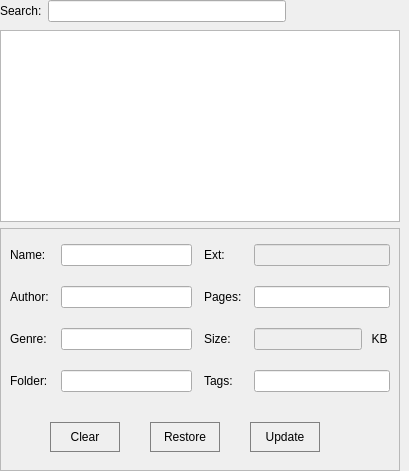
         <widget class="QFrame" name="frameMainRight">
          <property name="sizePolicy">
           <sizepolicy hsizetype="Preferred" vsizetype="Preferred">
            <horstretch>6</horstretch>
            <verstretch>0</verstretch>
           </sizepolicy>
          </property>
          <property name="baseSize">
           <size>
            <width>0</width>
            <height>0</height>
           </size>
          </property>
          <property name="styleSheet">
           <string notr="true">QFrame#frameMainRight
{

border: 0px;
}</string>
          </property>
          <layout class="QVBoxLayout" name="vertLayMainRight" stretch="0,30,21">
           <property name="spacing">
            <number>6</number>
           </property>
           <property name="leftMargin">
            <number>0</number>
           </property>
           <property name="topMargin">
            <number>0</number>
           </property>
           <property name="rightMargin">
            <number>9</number>
           </property>
           <property name="bottomMargin">
            <number>0</number>
           </property>
           <item>
            <widget class="QFrame" name="frameSearchToolBar">
             <property name="sizePolicy">
              <sizepolicy hsizetype="Preferred" vsizetype="Preferred">
               <horstretch>0</horstretch>
               <verstretch>0</verstretch>
              </sizepolicy>
             </property>
             <property name="styleSheet">
              <string notr="true">QFrame {
border: 0px;
}</string>
             </property>
             <layout class="QHBoxLayout" name="horLaySearchBar">
              <property name="spacing">
               <number>6</number>
              </property>
              <property name="sizeConstraint">
               <enum>QLayout::SetMinimumSize</enum>
              </property>
              <property name="leftMargin">
               <number>0</number>
              </property>
              <property name="topMargin">
               <number>0</number>
              </property>
              <property name="rightMargin">
               <number>0</number>
              </property>
              <property name="bottomMargin">
               <number>2</number>
              </property>
              <item>
               <widget class="QLabel" name="labelSearchBar">
                <property name="text">
                 <string>Search:</string>
                </property>
               </widget>
              </item>
              <item>
               <widget class="QLineEdit" name="textSearchBar">
                <property name="sizePolicy">
                 <sizepolicy hsizetype="Expanding" vsizetype="Expanding">
                  <horstretch>0</horstretch>
                  <verstretch>0</verstretch>
                 </sizepolicy>
                </property>
                <property name="maximumSize">
                 <size>
                  <width>16777215</width>
                  <height>26</height>
                 </size>
                </property>
                <property name="contextMenuPolicy">
                 <enum>Qt::DefaultContextMenu</enum>
                </property>
               </widget>
              </item>
              <item>
               <widget class="QPushButton" name="buttonSearchString">
                <property name="cursor">
                 <cursorShape>PointingHandCursor</cursorShape>
                </property>
                <property name="toolTip">
                 <string>Search String</string>
                </property>
                <property name="styleSheet">
                 <string notr="true">border: 0px;</string>
                </property>
                <property name="text">
                 <string/>
                </property>
                <property name="icon">
                 <iconset resource="../resources/images.qrc">
                  <normaloff>:/icons/search_icon.png</normaloff>:/icons/search_icon.png</iconset>
                </property>
                <property name="iconSize">
                 <size>
                  <width>25</width>
                  <height>20</height>
                 </size>
                </property>
                <property name="flat">
                 <bool>true</bool>
                </property>
               </widget>
              </item>
              <item>
               <widget class="QPushButton" name="buttonClearSearch">
                <property name="cursor">
                 <cursorShape>PointingHandCursor</cursorShape>
                </property>
                <property name="toolTip">
                 <string>Clear Search</string>
                </property>
                <property name="styleSheet">
                 <string notr="true">border: 0px;</string>
                </property>
                <property name="text">
                 <string/>
                </property>
                <property name="icon">
                 <iconset resource="../resources/images.qrc">
                  <normaloff>:/icons/clear_search_white_icon.png</normaloff>:/icons/clear_search_white_icon.png</iconset>
                </property>
                <property name="iconSize">
                 <size>
                  <width>25</width>
                  <height>20</height>
                 </size>
                </property>
                <property name="flat">
                 <bool>true</bool>
                </property>
               </widget>
              </item>
              <item>
               <widget class="QPushButton" name="buttonSortSearch">
                <property name="cursor">
                 <cursorShape>PointingHandCursor</cursorShape>
                </property>
                <property name="toolTip">
                 <string>Sort Titles</string>
                </property>
                <property name="styleSheet">
                 <string notr="true">QPushButton{
border:0px;
}</string>
                </property>
                <property name="text">
                 <string/>
                </property>
                <property name="icon">
                 <iconset resource="../resources/images.qrc">
                  <normaloff>:/icons/sort_icon.png</normaloff>:/icons/sort_icon.png</iconset>
                </property>
                <property name="iconSize">
                 <size>
                  <width>25</width>
                  <height>20</height>
                 </size>
                </property>
                <property name="flat">
                 <bool>true</bool>
                </property>
               </widget>
              </item>
             </layout>
            </widget>
           </item>
           <item>
            <widget class="QListWidget" name="ebooksListWidget">
             <property name="sizePolicy">
              <sizepolicy hsizetype="Preferred" vsizetype="Preferred">
               <horstretch>0</horstretch>
               <verstretch>0</verstretch>
              </sizepolicy>
             </property>
             <property name="alternatingRowColors">
              <bool>false</bool>
             </property>
             <property name="selectionMode">
              <enum>QAbstractItemView::SingleSelection</enum>
             </property>
             <property name="modelColumn">
              <number>0</number>
             </property>
             <property name="selectionRectVisible">
              <bool>false</bool>
             </property>
            </widget>
           </item>
           <item>
            <widget class="QFrame" name="frameDetails">
             <property name="sizePolicy">
              <sizepolicy hsizetype="Preferred" vsizetype="Preferred">
               <horstretch>0</horstretch>
               <verstretch>0</verstretch>
              </sizepolicy>
             </property>
             <property name="frameShape">
              <enum>QFrame::StyledPanel</enum>
             </property>
             <property name="frameShadow">
              <enum>QFrame::Raised</enum>
             </property>
             <layout class="QGridLayout" name="gridLayout_3">
              <item row="0" column="0">
               <layout class="QVBoxLayout" name="vertLayDetails" stretch="0,1">
                <property name="spacing">
                 <number>30</number>
                </property>
                <property name="topMargin">
                 <number>6</number>
                </property>
                <property name="bottomMargin">
                 <number>9</number>
                </property>
                <item>
                 <layout class="QGridLayout" name="gridLayDetailsFields" rowstretch="1,1,1,1" rowminimumheight="1,1,1,1">
                  <property name="sizeConstraint">
                   <enum>QLayout::SetNoConstraint</enum>
                  </property>
                  <property name="horizontalSpacing">
                   <number>12</number>
                  </property>
                  <property name="verticalSpacing">
                   <number>20</number>
                  </property>
                  <item row="2" column="2">
                   <widget class="QLabel" name="labelDetailsSize">
                    <property name="maximumSize">
                     <size>
                      <width>16777215</width>
                      <height>24</height>
                     </size>
                    </property>
                    <property name="text">
                     <string>Size:</string>
                    </property>
                   </widget>
                  </item>
                  <item row="2" column="1">
                   <widget class="QLineEdit" name="textDetailsGenre">
                    <property name="sizePolicy">
                     <sizepolicy hsizetype="Expanding" vsizetype="Expanding">
                      <horstretch>0</horstretch>
                      <verstretch>0</verstretch>
                     </sizepolicy>
                    </property>
                    <property name="maximumSize">
                     <size>
                      <width>16777215</width>
                      <height>24</height>
                     </size>
                    </property>
                   </widget>
                  </item>
                  <item row="2" column="3">
                   <widget class="QFrame" name="frameSizeDetails">
                    <property name="minimumSize">
                     <size>
                      <width>32</width>
                      <height>0</height>
                     </size>
                    </property>
                    <property name="maximumSize">
                     <size>
                      <width>16777215</width>
                      <height>24</height>
                     </size>
                    </property>
                    <property name="styleSheet">
                     <string notr="true">QFrame {
border: 0px;
}</string>
                    </property>
                    <layout class="QHBoxLayout" name="horizontalLayout_4">
                     <property name="spacing">
                      <number>7</number>
                     </property>
                     <property name="leftMargin">
                      <number>0</number>
                     </property>
                     <property name="topMargin">
                      <number>0</number>
                     </property>
                     <property name="rightMargin">
                      <number>0</number>
                     </property>
                     <property name="bottomMargin">
                      <number>0</number>
                     </property>
                     <item>
                      <widget class="QLineEdit" name="textDetailsSize">
                       <property name="enabled">
                        <bool>false</bool>
                       </property>
                       <property name="sizePolicy">
                        <sizepolicy hsizetype="Expanding" vsizetype="Expanding">
                         <horstretch>0</horstretch>
                         <verstretch>0</verstretch>
                        </sizepolicy>
                       </property>
                       <property name="maximumSize">
                        <size>
                         <width>16777215</width>
                         <height>24</height>
                        </size>
                       </property>
                      </widget>
                     </item>
                     <item>
                      <widget class="QPushButton" name="buttonSizeUnit">
                       <property name="minimumSize">
                        <size>
                         <width>21</width>
                         <height>0</height>
                        </size>
                       </property>
                       <property name="cursor">
                        <cursorShape>PointingHandCursor</cursorShape>
                       </property>
                       <property name="styleSheet">
                        <string notr="true">border: 0px;
</string>
                       </property>
                       <property name="text">
                        <string>KB</string>
                       </property>
                      </widget>
                     </item>
                    </layout>
                   </widget>
                  </item>
                  <item row="3" column="3">
                   <widget class="QLineEdit" name="textDetailsTags">
                    <property name="sizePolicy">
                     <sizepolicy hsizetype="Expanding" vsizetype="Expanding">
                      <horstretch>0</horstretch>
                      <verstretch>0</verstretch>
                     </sizepolicy>
                    </property>
                    <property name="maximumSize">
                     <size>
                      <width>16777215</width>
                      <height>24</height>
                     </size>
                    </property>
                   </widget>
                  </item>
                  <item row="3" column="2">
                   <widget class="QLabel" name="labelDetailsGroups">
                    <property name="maximumSize">
                     <size>
                      <width>16777215</width>
                      <height>24</height>
                     </size>
                    </property>
                    <property name="text">
                     <string>Tags:</string>
                    </property>
                   </widget>
                  </item>
                  <item row="0" column="0">
                   <widget class="QLabel" name="labelDetailsName">
                    <property name="maximumSize">
                     <size>
                      <width>16777215</width>
                      <height>24</height>
                     </size>
                    </property>
                    <property name="text">
                     <string>Name:</string>
                    </property>
                   </widget>
                  </item>
                  <item row="1" column="1">
                   <widget class="QLineEdit" name="textDetailsAuthor">
                    <property name="sizePolicy">
                     <sizepolicy hsizetype="Expanding" vsizetype="Expanding">
                      <horstretch>0</horstretch>
                      <verstretch>0</verstretch>
                     </sizepolicy>
                    </property>
                    <property name="maximumSize">
                     <size>
                      <width>16777215</width>
                      <height>24</height>
                     </size>
                    </property>
                   </widget>
                  </item>
                  <item row="3" column="1">
                   <widget class="QLineEdit" name="textDetailsFolder">
                    <property name="sizePolicy">
                     <sizepolicy hsizetype="Expanding" vsizetype="Expanding">
                      <horstretch>0</horstretch>
                      <verstretch>0</verstretch>
                     </sizepolicy>
                    </property>
                    <property name="maximumSize">
                     <size>
                      <width>16777215</width>
                      <height>24</height>
                     </size>
                    </property>
                   </widget>
                  </item>
                  <item row="0" column="3">
                   <widget class="QLineEdit" name="textDetailsExt">
                    <property name="enabled">
                     <bool>false</bool>
                    </property>
                    <property name="sizePolicy">
                     <sizepolicy hsizetype="Expanding" vsizetype="Expanding">
                      <horstretch>0</horstretch>
                      <verstretch>0</verstretch>
                     </sizepolicy>
                    </property>
                    <property name="maximumSize">
                     <size>
                      <width>16777215</width>
                      <height>24</height>
                     </size>
                    </property>
                   </widget>
                  </item>
                  <item row="0" column="2">
                   <widget class="QLabel" name="labelDetailsExt">
                    <property name="maximumSize">
                     <size>
                      <width>16777215</width>
                      <height>24</height>
                     </size>
                    </property>
                    <property name="text">
                     <string>Ext:</string>
                    </property>
                   </widget>
                  </item>
                  <item row="1" column="2">
                   <widget class="QLabel" name="labelDetailsPages">
                    <property name="maximumSize">
                     <size>
                      <width>16777215</width>
                      <height>24</height>
                     </size>
                    </property>
                    <property name="text">
                     <string>Pages:</string>
                    </property>
                   </widget>
                  </item>
                  <item row="2" column="0">
                   <widget class="QLabel" name="labelDetailsGenre">
                    <property name="maximumSize">
                     <size>
                      <width>16777215</width>
                      <height>24</height>
                     </size>
                    </property>
                    <property name="text">
                     <string>Genre:</string>
                    </property>
                   </widget>
                  </item>
                  <item row="3" column="0">
                   <widget class="QLabel" name="labelDetailsFolder">
                    <property name="maximumSize">
                     <size>
                      <width>16777215</width>
                      <height>24</height>
                     </size>
                    </property>
                    <property name="text">
                     <string>Folder:</string>
                    </property>
                   </widget>
                  </item>
                  <item row="1" column="0">
                   <widget class="QLabel" name="labelDetailsAuthor">
                    <property name="maximumSize">
                     <size>
                      <width>16777215</width>
                      <height>24</height>
                     </size>
                    </property>
                    <property name="text">
                     <string>Author:</string>
                    </property>
                   </widget>
                  </item>
                  <item row="0" column="1">
                   <widget class="QLineEdit" name="textDetailsName">
                    <property name="enabled">
                     <bool>true</bool>
                    </property>
                    <property name="sizePolicy">
                     <sizepolicy hsizetype="Expanding" vsizetype="Expanding">
                      <horstretch>0</horstretch>
                      <verstretch>0</verstretch>
                     </sizepolicy>
                    </property>
                    <property name="maximumSize">
                     <size>
                      <width>16777215</width>
                      <height>24</height>
                     </size>
                    </property>
                    <property name="clearButtonEnabled">
                     <bool>false</bool>
                    </property>
                   </widget>
                  </item>
                  <item row="1" column="3">
                   <widget class="QLineEdit" name="textDetailsPages">
                    <property name="sizePolicy">
                     <sizepolicy hsizetype="Expanding" vsizetype="Expanding">
                      <horstretch>0</horstretch>
                      <verstretch>0</verstretch>
                     </sizepolicy>
                    </property>
                    <property name="maximumSize">
                     <size>
                      <width>16777215</width>
                      <height>24</height>
                     </size>
                    </property>
                   </widget>
                  </item>
                 </layout>
                </item>
                <item>
                 <layout class="QHBoxLayout" name="horLayDetailsButtons">
                  <item>
                   <spacer name="horSpacerLeft">
                    <property name="orientation">
                     <enum>Qt::Horizontal</enum>
                    </property>
                    <property name="sizeHint" stdset="0">
                     <size>
                      <width>40</width>
                      <height>20</height>
                     </size>
                    </property>
                   </spacer>
                  </item>
                  <item>
                   <widget class="QPushButton" name="buttonDetailsClear">
                    <property name="minimumSize">
                     <size>
                      <width>70</width>
                      <height>30</height>
                     </size>
                    </property>
                    <property name="cursor">
                     <cursorShape>PointingHandCursor</cursorShape>
                    </property>
                    <property name="toolTip">
                     <string>Clear Details</string>
                    </property>
                    <property name="styleSheet">
                     <string notr="true">QPushButton{
border: 1px solid grey;
}
QPushButton:hover
{
border: 1px solid lightblue;

}</string>
                    </property>
                    <property name="text">
                     <string>Clear</string>
                    </property>
                    <property name="flat">
                     <bool>true</bool>
                    </property>
                   </widget>
                  </item>
                  <item>
                   <widget class="QPushButton" name="buttonDetailsRestore">
                    <property name="minimumSize">
                     <size>
                      <width>70</width>
                      <height>30</height>
                     </size>
                    </property>
                    <property name="cursor">
                     <cursorShape>PointingHandCursor</cursorShape>
                    </property>
                    <property name="toolTip">
                     <string>Restore Original Details</string>
                    </property>
                    <property name="styleSheet">
                     <string notr="true">QPushButton{
border: 1px solid grey;
}
QPushButton:hover
{
border: 1px solid lightblue;

}</string>
                    </property>
                    <property name="text">
                     <string>Restore</string>
                    </property>
                    <property name="flat">
                     <bool>true</bool>
                    </property>
                   </widget>
                  </item>
                  <item>
                   <widget class="QPushButton" name="buttonDetailsUpdate">
                    <property name="minimumSize">
                     <size>
                      <width>70</width>
                      <height>30</height>
                     </size>
                    </property>
                    <property name="cursor">
                     <cursorShape>PointingHandCursor</cursorShape>
                    </property>
                    <property name="toolTip">
                     <string>Update Details</string>
                    </property>
                    <property name="styleSheet">
                     <string notr="true">QPushButton{
border: 1px solid grey;
}
QPushButton:hover
{
border: 1px solid lightblue;

}</string>
                    </property>
                    <property name="text">
                     <string>Update</string>
                    </property>
                    <property name="flat">
                     <bool>true</bool>
                    </property>
                   </widget>
                  </item>
                  <item>
                   <spacer name="horSpacerRight">
                    <property name="minimumSize">
                     <size>
                      <width>70</width>
                      <height>0</height>
                     </size>
                    </property>
                    <property name="orientation">
                     <enum>Qt::Horizontal</enum>
                    </property>
                    <property name="sizeHint" stdset="0">
                     <size>
                      <width>40</width>
                      <height>20</height>
                     </size>
                    </property>
                   </spacer>
                  </item>
                 </layout>
                </item>
               </layout>
              </item>
             </layout>
            </widget>
           </item>
          </layout>
         </widget>
